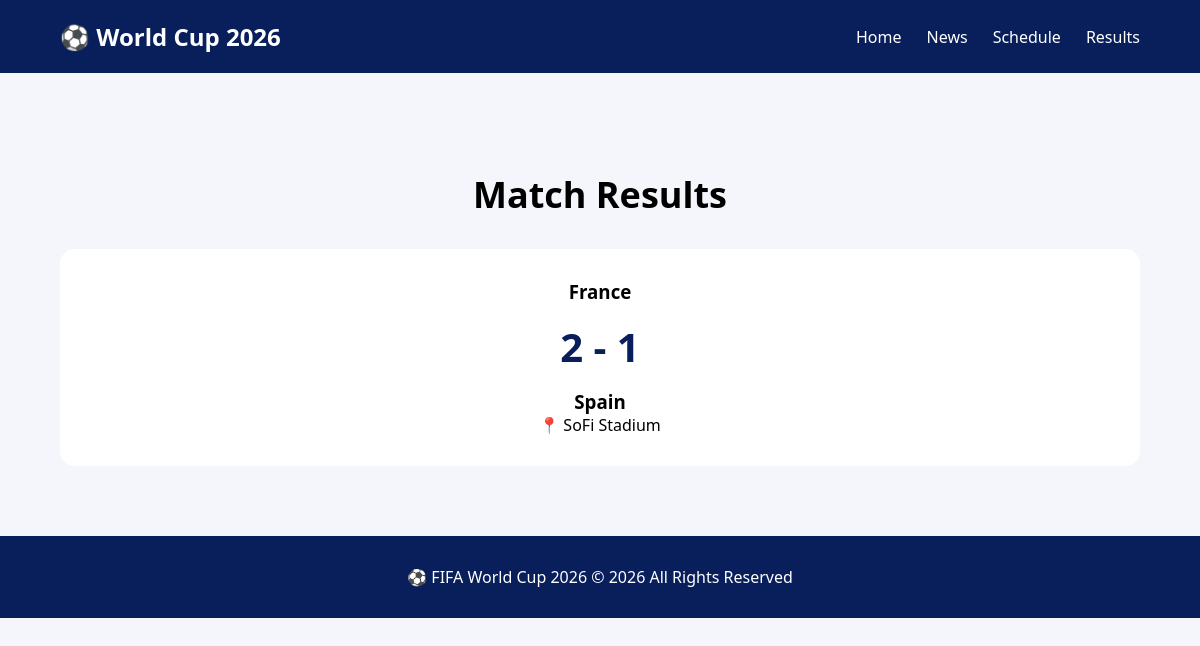
The app's page /results.php with its own data.
### tables this page shows
CREATE TABLE `matches` (
  `id` int NOT NULL,
  `home_team` varchar(100) NOT NULL,
  `away_team` varchar(100) NOT NULL,
  `stadium` varchar(150) DEFAULT NULL,
  `match_date` datetime NOT NULL,
  `home_score` int DEFAULT NULL,
  `away_score` int DEFAULT NULL,
  `status` enum('Upcoming','Finished') DEFAULT 'Upcoming'
);

### results.php (the view)
<?php
include 'config/database.php';
include 'includes/header.php';
include 'includes/navbar.php';
$result = mysqli_query($conn, "SELECT * FROM matches WHERE status='Finished' ORDER BY match_date DESC");
?>
<div class="container" style="padding-top:100px;">
    <h2 class="section-title">Match Results</h2>
    <div class="result-grid">
        <?php while($row = mysqli_fetch_assoc($result)): ?>
        <div class="result-card">
            <h3><?= htmlspecialchars($row['home_team']) ?></h3>
            <div class="score"><?= $row['home_score'] ?> - <?= $row['away_score'] ?></div>
            <h3><?= htmlspecialchars($row['away_team']) ?></h3>
            <p>📍 <?= htmlspecialchars($row['stadium']) ?></p>
        </div>
        <?php endwhile; ?>
    </div>
</div>
<?php include 'includes/footer.php'; ?>

### assets/css/style.css (style rules this page uses)
* { margin:0; padding:0; box-sizing:border-box; }
body { font-family:'Segoe UI',sans-serif; background:#f4f6fb; }
.container { width:90%; margin:70px auto; }
.section-title { text-align:center; margin-bottom:30px; font-size:36px; }
.match-grid, .result-grid { display:grid; grid-template-columns: repeat(auto-fit,minmax(300px,1fr)); gap:25px; margin-bottom:60px; }
.result-card { background:white; padding:30px; text-align:center; border-radius:15px; }
.score { font-size:40px; font-weight:bold; color:#081f5c; margin:15px 0; }

### records on screen
matches: home_team "France", home_score "2", away_score "1", away_team "Spain", stadium "SoFi Stadium"
